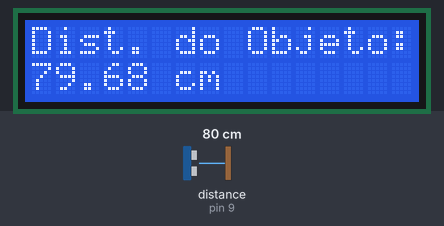
Recording of a sketch running on a simulated Arduino Uno, built with avr-gcc and run on an emulated ATmega328P. Parts: 16×2 character LCD. Wiring (inferred from the names in the program): ultrasonic range finder: trigger pin 10; echo pin 9. Inputs (shaded band) come from the test bench; at power-on: distance to the obstacle (sensor on pin 9) 80 cm. The echo pulse lasts 58.3 µs per cm.

Above: at 1.2 s.
1.3 s: distance to the obstacle (sensor on pin 9) set to 2 cm
At 2.4 s:
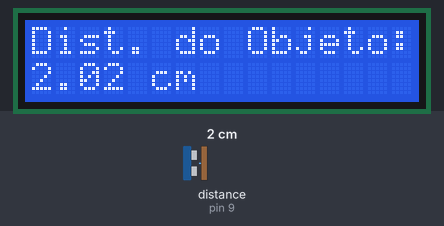
4.6 s: distance to the obstacle (sensor on pin 9) set to 4 cm
At 6.2 s:
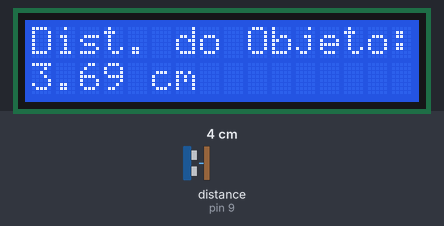
6.7 s: distance to the obstacle (sensor on pin 9) set to 9 cm
At 8.2 s:
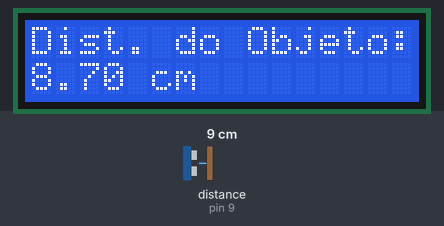
Timing chart, 0 to 9.7 s (numbered marks = the images above; inputs shaded):
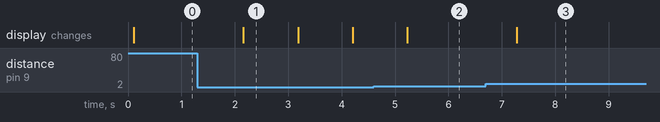

The sketch:

Aula6.ino
```cpp
#include <Wire.h>
#include <LiquidCrystal_I2C.h>

#define pinoTrig 10
#define pinoEcho 9

LiquidCrystal_I2C lcd(0x27, 16, 2);

float pingTime;
float distance;
float speed_sound = 343.0;

void setup() {
  lcd.init();
  lcd.backlight();
  pinMode(pinoTrig, OUTPUT);
  pinMode(pinoEcho, INPUT);
  lcd.setCursor(0, 0);
  lcd.print("Dist. do Objeto:");
}

void loop() {
  digitalWrite(pinoTrig, LOW);
  delayMicroseconds(2);
  digitalWrite(pinoTrig, HIGH);
  delayMicroseconds(10);
  digitalWrite(pinoTrig, LOW);
  pingTime = pulseIn(pinoEcho, HIGH);
  distance = (pingTime / 2.0) * (speed_sound / 10000.0);
  lcd.setCursor(0, 1);
  lcd.print("                ");
  lcd.setCursor(0, 1);
  lcd.print(distance);
  lcd.print(" cm");
  delay(1000);
}
```

Measured:
- after the input at 1.3 s, the display: changes after 0.86 s (image 1)
- after the input at 4.6 s, the display: changes after 0.63 s (image 2)
- after the input at 6.7 s, the display: changes after 0.58 s (image 3)
- what the display in image 1 shows lasts 1.0 s, from 2.2 s to 3.2 s
